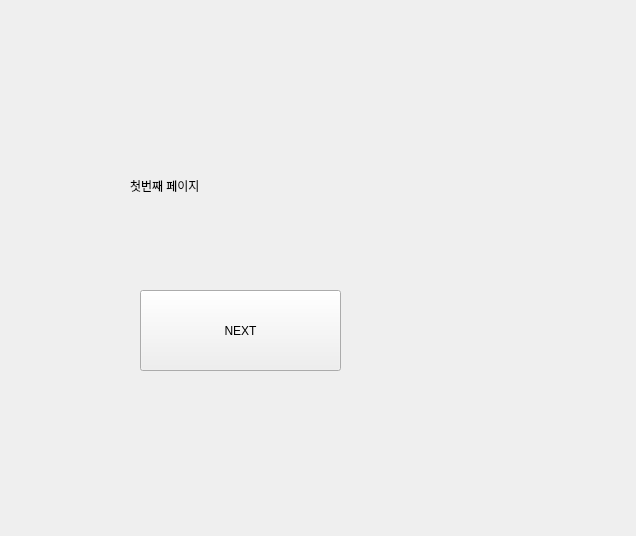
<?xml version="1.0" encoding="UTF-8"?>
<ui version="4.0">
 <class>Form</class>
 <widget class="QWidget" name="Form">
  <property name="geometry">
   <rect>
    <x>0</x>
    <y>0</y>
    <width>636</width>
    <height>536</height>
   </rect>
  </property>
  <property name="windowTitle">
   <string>Form</string>
  </property>
  <widget class="QLabel" name="label">
   <property name="geometry">
    <rect>
     <x>80</x>
     <y>80</y>
     <width>181</width>
     <height>51</height>
    </rect>
   </property>
   <property name="text">
    <string/>
   </property>
  </widget>
  <widget class="QStackedWidget" name="stackedWidget">
   <property name="geometry">
    <rect>
     <x>50</x>
     <y>60</y>
     <width>511</width>
     <height>401</height>
    </rect>
   </property>
   <property name="currentIndex">
    <number>0</number>
   </property>
   <widget class="QWidget" name="page">
    <widget class="QLabel" name="label_2">
     <property name="geometry">
      <rect>
       <x>80</x>
       <y>90</y>
       <width>161</width>
       <height>71</height>
      </rect>
     </property>
     <property name="text">
      <string>첫번째 페이지</string>
     </property>
    </widget>
    <widget class="QPushButton" name="btn_nextPage">
     <property name="geometry">
      <rect>
       <x>90</x>
       <y>230</y>
       <width>201</width>
       <height>81</height>
      </rect>
     </property>
     <property name="text">
      <string>NEXT</string>
     </property>
    </widget>
   </widget>
   <widget class="QWidget" name="page_2">
    <widget class="QLabel" name="label_3">
     <property name="geometry">
      <rect>
       <x>120</x>
       <y>100</y>
       <width>131</width>
       <height>31</height>
      </rect>
     </property>
     <property name="text">
      <string>두번째 페이지 </string>
     </property>
    </widget>
   </widget>
  </widget>
 </widget>
 <resources/>
 <connections/>
</ui>
